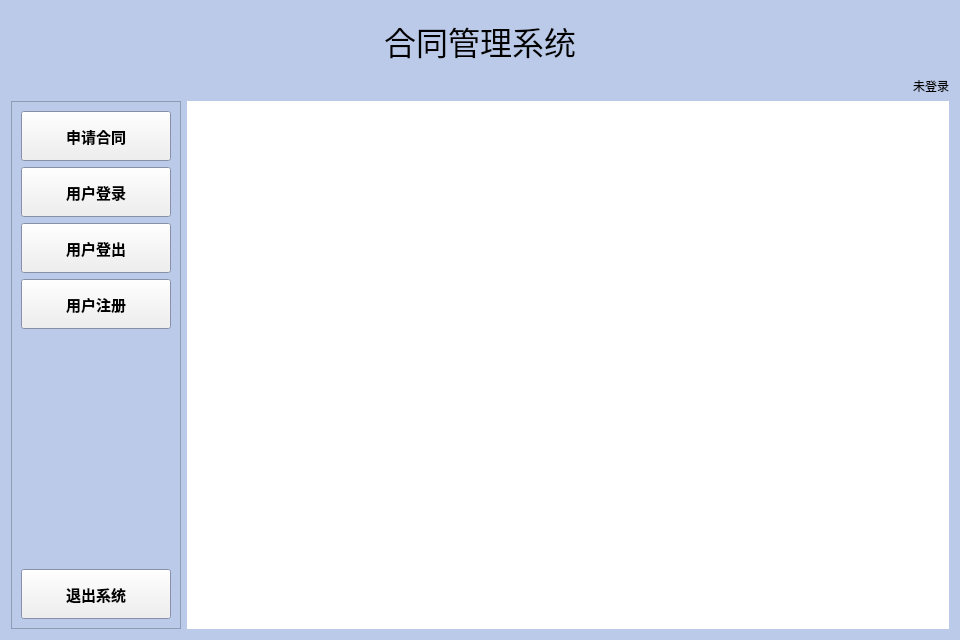
<?xml version="1.0" encoding="UTF-8"?>
<ui version="4.0">
 <class>Apply</class>
 <widget class="QWidget" name="Apply">
  <property name="geometry">
   <rect>
    <x>0</x>
    <y>0</y>
    <width>960</width>
    <height>640</height>
   </rect>
  </property>
  <property name="palette">
   <palette>
    <active>
     <colorrole role="Base">
      <brush brushstyle="SolidPattern">
       <color alpha="255">
        <red>46</red>
        <green>47</green>
        <blue>48</blue>
       </color>
      </brush>
     </colorrole>
     <colorrole role="Window">
      <brush brushstyle="SolidPattern">
       <color alpha="255">
        <red>187</red>
        <green>202</green>
        <blue>232</blue>
       </color>
      </brush>
     </colorrole>
    </active>
    <inactive>
     <colorrole role="Base">
      <brush brushstyle="SolidPattern">
       <color alpha="255">
        <red>46</red>
        <green>47</green>
        <blue>48</blue>
       </color>
      </brush>
     </colorrole>
     <colorrole role="Window">
      <brush brushstyle="SolidPattern">
       <color alpha="255">
        <red>187</red>
        <green>202</green>
        <blue>232</blue>
       </color>
      </brush>
     </colorrole>
    </inactive>
    <disabled>
     <colorrole role="Base">
      <brush brushstyle="SolidPattern">
       <color alpha="255">
        <red>187</red>
        <green>202</green>
        <blue>232</blue>
       </color>
      </brush>
     </colorrole>
     <colorrole role="Window">
      <brush brushstyle="SolidPattern">
       <color alpha="255">
        <red>187</red>
        <green>202</green>
        <blue>232</blue>
       </color>
      </brush>
     </colorrole>
    </disabled>
   </palette>
  </property>
  <property name="font">
   <font>
    <family>Arial</family>
   </font>
  </property>
  <property name="windowTitle">
   <string>合同管理系统</string>
  </property>
  <property name="autoFillBackground">
   <bool>true</bool>
  </property>
  <layout class="QVBoxLayout" name="verticalLayout_2">
   <item>
    <widget class="QLabel" name="label">
     <property name="minimumSize">
      <size>
       <width>0</width>
       <height>60</height>
      </size>
     </property>
     <property name="maximumSize">
      <size>
       <width>16777215</width>
       <height>60</height>
      </size>
     </property>
     <property name="font">
      <font>
       <family>Arial</family>
       <pointsize>24</pointsize>
       <weight>50</weight>
       <bold>false</bold>
      </font>
     </property>
     <property name="text">
      <string>合同管理系统</string>
     </property>
     <property name="alignment">
      <set>Qt::AlignCenter</set>
     </property>
    </widget>
   </item>
   <item>
    <widget class="QLabel" name="userLabel">
     <property name="text">
      <string>未登录</string>
     </property>
     <property name="alignment">
      <set>Qt::AlignRight|Qt::AlignTrailing|Qt::AlignVCenter</set>
     </property>
    </widget>
   </item>
   <item>
    <layout class="QHBoxLayout" name="horizontalLayout">
     <item>
      <widget class="QFrame" name="frame">
       <property name="frameShape">
        <enum>QFrame::StyledPanel</enum>
       </property>
       <property name="frameShadow">
        <enum>QFrame::Raised</enum>
       </property>
       <layout class="QVBoxLayout" name="verticalLayout">
        <item>
         <widget class="QToolButton" name="applyBtn">
          <property name="minimumSize">
           <size>
            <width>150</width>
            <height>50</height>
           </size>
          </property>
          <property name="maximumSize">
           <size>
            <width>150</width>
            <height>50</height>
           </size>
          </property>
          <property name="font">
           <font>
            <family>Arial</family>
            <pointsize>11</pointsize>
            <weight>75</weight>
            <bold>true</bold>
           </font>
          </property>
          <property name="styleSheet">
           <string notr="true"/>
          </property>
          <property name="text">
           <string>申请合同</string>
          </property>
         </widget>
        </item>
        <item>
         <widget class="QToolButton" name="loginBtn">
          <property name="minimumSize">
           <size>
            <width>150</width>
            <height>50</height>
           </size>
          </property>
          <property name="maximumSize">
           <size>
            <width>150</width>
            <height>50</height>
           </size>
          </property>
          <property name="font">
           <font>
            <family>Arial</family>
            <pointsize>11</pointsize>
            <weight>75</weight>
            <bold>true</bold>
           </font>
          </property>
          <property name="styleSheet">
           <string notr="true"/>
          </property>
          <property name="text">
           <string>用户登录</string>
          </property>
         </widget>
        </item>
        <item>
         <widget class="QToolButton" name="logoutBtn">
          <property name="minimumSize">
           <size>
            <width>150</width>
            <height>50</height>
           </size>
          </property>
          <property name="maximumSize">
           <size>
            <width>150</width>
            <height>50</height>
           </size>
          </property>
          <property name="font">
           <font>
            <family>Arial</family>
            <pointsize>11</pointsize>
            <weight>75</weight>
            <bold>true</bold>
           </font>
          </property>
          <property name="styleSheet">
           <string notr="true"/>
          </property>
          <property name="text">
           <string>用户登出</string>
          </property>
         </widget>
        </item>
        <item>
         <widget class="QToolButton" name="registBtn">
          <property name="minimumSize">
           <size>
            <width>150</width>
            <height>50</height>
           </size>
          </property>
          <property name="maximumSize">
           <size>
            <width>150</width>
            <height>50</height>
           </size>
          </property>
          <property name="font">
           <font>
            <family>Arial</family>
            <pointsize>11</pointsize>
            <weight>75</weight>
            <bold>true</bold>
           </font>
          </property>
          <property name="styleSheet">
           <string notr="true"/>
          </property>
          <property name="text">
           <string>用户注册</string>
          </property>
         </widget>
        </item>
        <item>
         <spacer name="verticalSpacer">
          <property name="orientation">
           <enum>Qt::Vertical</enum>
          </property>
          <property name="sizeHint" stdset="0">
           <size>
            <width>20</width>
            <height>211</height>
           </size>
          </property>
         </spacer>
        </item>
        <item>
         <widget class="QToolButton" name="exitBtn">
          <property name="minimumSize">
           <size>
            <width>150</width>
            <height>50</height>
           </size>
          </property>
          <property name="maximumSize">
           <size>
            <width>150</width>
            <height>50</height>
           </size>
          </property>
          <property name="font">
           <font>
            <family>Arial</family>
            <pointsize>11</pointsize>
            <weight>75</weight>
            <bold>true</bold>
           </font>
          </property>
          <property name="styleSheet">
           <string notr="true"/>
          </property>
          <property name="text">
           <string>退出系统</string>
          </property>
         </widget>
        </item>
       </layout>
      </widget>
     </item>
     <item>
      <widget class="QStackedWidget" name="stackedWidget">
       <property name="palette">
        <palette>
         <active>
          <colorrole role="Base">
           <brush brushstyle="SolidPattern">
            <color alpha="255">
             <red>46</red>
             <green>47</green>
             <blue>48</blue>
            </color>
           </brush>
          </colorrole>
          <colorrole role="Window">
           <brush brushstyle="SolidPattern">
            <color alpha="255">
             <red>255</red>
             <green>255</green>
             <blue>255</blue>
            </color>
           </brush>
          </colorrole>
         </active>
         <inactive>
          <colorrole role="Base">
           <brush brushstyle="SolidPattern">
            <color alpha="255">
             <red>46</red>
             <green>47</green>
             <blue>48</blue>
            </color>
           </brush>
          </colorrole>
          <colorrole role="Window">
           <brush brushstyle="SolidPattern">
            <color alpha="255">
             <red>255</red>
             <green>255</green>
             <blue>255</blue>
            </color>
           </brush>
          </colorrole>
         </inactive>
         <disabled>
          <colorrole role="Base">
           <brush brushstyle="SolidPattern">
            <color alpha="255">
             <red>255</red>
             <green>255</green>
             <blue>255</blue>
            </color>
           </brush>
          </colorrole>
          <colorrole role="Window">
           <brush brushstyle="SolidPattern">
            <color alpha="255">
             <red>255</red>
             <green>255</green>
             <blue>255</blue>
            </color>
           </brush>
          </colorrole>
         </disabled>
        </palette>
       </property>
       <property name="autoFillBackground">
        <bool>true</bool>
       </property>
      </widget>
     </item>
    </layout>
   </item>
  </layout>
 </widget>
 <resources/>
 <connections/>
</ui>
